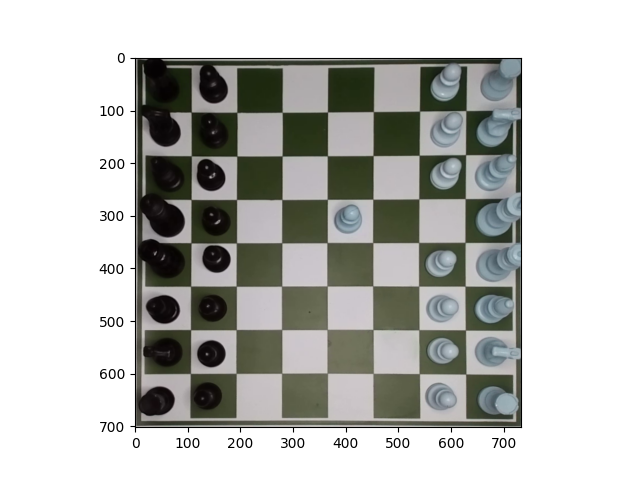
#> input picture prev.png, 640 x 480 px, found by its file name; the run also reads 1 picture not shown here
$ jupyter execute motionhand.ipynb
#> lines starting #> are read from the running program, lines starting #| are printed output that depends on the picture
[cell 1]
import cv2
import numpy as np
import matplotlib.pyplot as plt

kernel = np.ones((7, 7), np.uint8)

[cell 2]
im1=cv2.imread("./photos/prev.png")
#> im1 is the input picture: shape (480, 640, 3); mean B, G, R 185.2, 188.6, 187.7
plt.figure(figsize = (16,10))
plt.imshow(im1)

[cell 3]
im2=cv2.imread("./photos/act.png")
plt.figure(figsize = (16,10))
plt.imshow(im2)

[cell 4]
prev_frame=cv2.cvtColor(im1,cv2.COLOR_BGR2GRAY)
frame=cv2.cvtColor(im2,cv2.COLOR_BGR2GRAY)
prev_blur = cv2.blur(prev_frame, (29, 29), 1)
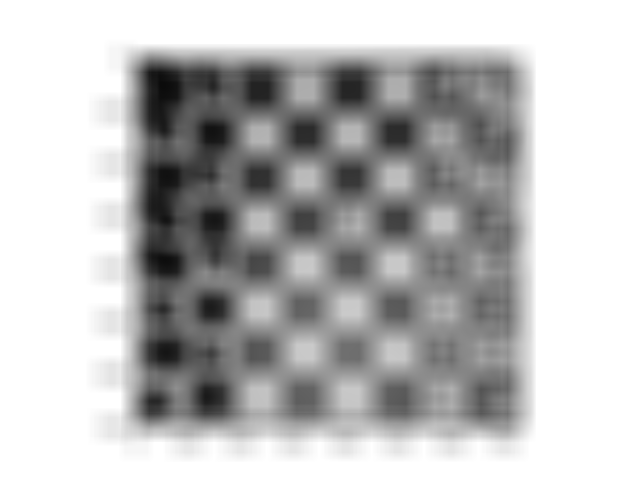
#> prev_blur: shape (480, 640); min 11, max 255, mean 188
blur = cv2.blur(frame, (29, 29), 1)

diff = cv2.absdiff(prev_blur, blur)
#> diff: shape (480, 640); every value is 0
diff = cv2.dilate(diff, kernel, iterations = 2)
plt.figure(figsize = (16,10))
plt.imshow(diff, cmap = 'gray')

[cell 5]
_, thresh = cv2.threshold(diff, 15, 255, cv2.THRESH_BINARY)
plt.figure(figsize = (16,10))
plt.imshow(thresh, cmap='gray')

[cell 6]
contours, _ = cv2.findContours(thresh, cv2.RETR_EXTERNAL, cv2.CHAIN_APPROX_SIMPLE)
#> contours = []
hand = False
for contour in contours:
    #Discrimina el dibujo de rectangulos cuando el movimiento es muy pequeño
    if cv2.contourArea(contour) > 500:
        hand = True
        break
#> this loop made 0 passes

hand
